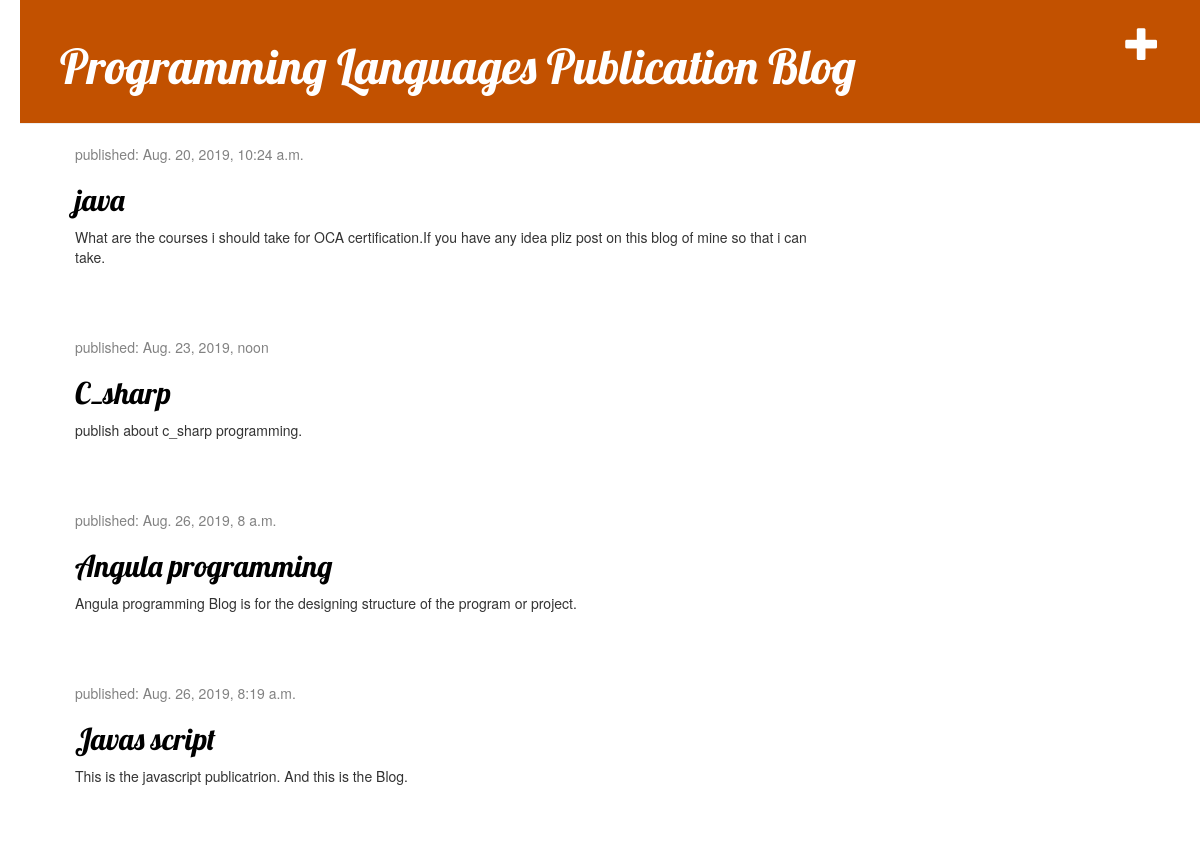
The app's page / (signed in) with its own data.
### blog/models.py (models this page shows, shortened)
class Post(models. Model):
    author = models.ForeignKey(settings.AUTH_USER_MODEL, on_delete=models.CASCADE)
    title = models.CharField(max_length=200)
    text = models.TextField()
    created_date=models.DateTimeField(default=timezone.now())
    publish_date=models.DateTimeField(blank=True,null=True)

### blog/views.py (the view)
# urls.py: path('',views.post_list,name='post_list'),
def post_list(request):
    post=Post.objects.filter(publish_date__lte=timezone.now()).order_by('publish_date')
    return render(request,'blog/post_list.html',{'post':post})

### blog/templates/blog/post_list.html
{% extends 'blog/base.html'%}
{% block content %}
            {% for posts in post %}
                <div class="post">
                    <div class="date">
                        <p>published: {{ posts.publish_date }}</p>
                    </div>
                    <h2><a href="{% url 'post_detail' pk=posts.pk %}">{{ posts.title }}</a></h2>
                    <p>{{ posts.text|linebreaksbr }}</p>
                </div>
            {% endfor %}
{% endblock %}

### blog/static/css/blog.css (style rules this page uses)
h1 a, h2 a { color: #C25100; font-family: 'Lobster'; }
body { padding-left:20px; }
h1, h2, h3, h4 { font-family: 'Lobster', cursive; }
.date { color: #828282; }
.post { margin-bottom: 70px; }
.post h2 a, .post h2 a:visited { color: #000000; }

### records on screen
Post: publish_date "Aug. 20, 2019, 10:24 a.m.", title "java", text "What are the courses i should take for OCA certification.If you have any idea pliz post on this blog of mine so that i can take."
Post: publish_date "Aug. 23, 2019, noon", title "C_sharp", text "publish about c_sharp programming."
Post: publish_date "Aug. 26, 2019, 8 a.m.", title "Angula programming", text "Angula programming Blog is for the designing structure of the program or project."
Post: publish_date "Aug. 26, 2019, 8:19 a.m.", title "Javas script", text "This is the javascript publicatrion. And this is the Blog."
